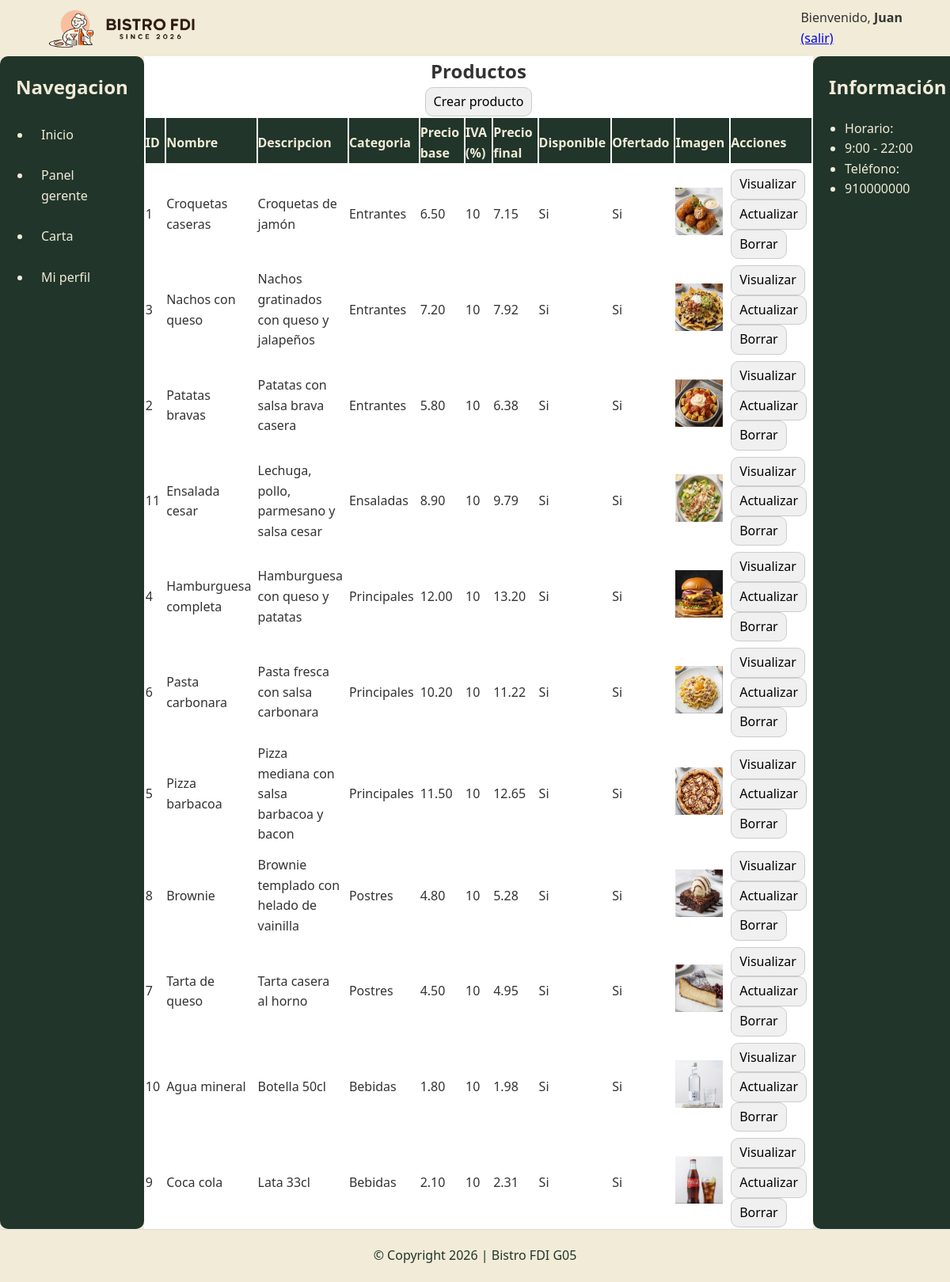
The page /includes/vistas/productos/listarProductos.php (signed in) on the database its author committed.
### tables this page shows
CREATE TABLE IF NOT EXISTS `productos` (
  `id` INT NOT NULL AUTO_INCREMENT,
  `nombre` VARCHAR(120) NOT NULL,
  `descripcion` TEXT NOT NULL,
  `id_categoria` INT NULL,
  `precio_base` DECIMAL(10,2) NOT NULL,
  `iva` TINYINT NOT NULL,
  `disponible` TINYINT(1) NOT NULL DEFAULT 1,
  `ofertado` TINYINT(1) NOT NULL DEFAULT 1,
  `imagen` VARCHAR(255) NULL,
  PRIMARY KEY (`id`),
  CONSTRAINT `fk_categoria_productos`
    FOREIGN KEY (`id_categoria`) REFERENCES `categorias`(`id`) ON DELETE SET NULL
);

CREATE TABLE IF NOT EXISTS `categorias` (
  `id` INT NOT NULL AUTO_INCREMENT,
  `nombre` VARCHAR(80) NOT NULL,
  `descripcion` TEXT NOT NULL,
  `imagen` VARCHAR(255) NULL,
  PRIMARY KEY (`id`)
);

### includes/clases/es/ucm/fdi/aw/usuarios/Producto.php (called while the page is built, shortened)
<?php
class Producto {
    public static function listar(bool $soloOfertados = false): array {
        $conn = Aplicacion::getInstance()->getConexionBd();
        $sql = 'SELECT p.id, p.nombre, p.descripcion, p.id_categoria, p.precio_base, p.iva, p.disponible, p.ofertado, p.imagen, c.nombre AS categoria
                FROM productos p
                LEFT JOIN categorias c ON p.id_categoria = c.id';
        $sql .= ' ORDER BY p.id_categoria, p.nombre';
        $res = mysqli_query($conn, $sql);
        $out = [];
        while ($row = mysqli_fetch_assoc($res)) {
            $out[] = $row;
        }
        return $out;
    }
}

### includes/vistas/productos/listarProductos.php (the view, shortened to what this page needs)
<?php
$esGerente = (($_SESSION['rol'] ?? '') === 'Gerente');
$msg = $_GET['msg'] ?? '';
if ($esGerente) {
    $prods = Producto::listar();
    $tablaProductos = '
        <table>
            <tr>
                <th>ID</th>
                <th>Nombre</th>
                <th>Descripcion</th>
                <th>Categoria</th>
                <th>Precio base</th>
                <th>IVA (%)</th>
                <th>Precio final</th>
                <th>Disponible</th>
                <th>Ofertado</th>
                <th>Imagen</th>
                <th>Acciones</th>
            </tr>';
    foreach ($prods as $p) {
        $id = (int)$p['id'];
        $nombre = htmlspecialchars($p['nombre'] ?? '', ENT_QUOTES, 'UTF-8');
        $descripcion = htmlspecialchars($p['descripcion'] ?? '', ENT_QUOTES, 'UTF-8');
        $categoria = htmlspecialchars($p['categoria'] ?? '-', ENT_QUOTES, 'UTF-8');
        $precioBase = number_format((float)($p['precio_base'] ?? 0), 2, '.', '');
        $iva = (int)($p['iva'] ?? 0);
        $precioFinal = number_format(((float)($p['precio_base'] ?? 0)) * (1 + ($iva / 100)), 2, '.', '');
        $disponible = ((int)($p['disponible'] ?? 0) === 1) ? 'Si' : 'No';
        $ofertado = ((int)($p['ofertado'] ?? 0) === 1) ? 'Si' : 'No';
        $imagenRaw = $p['imagen'] ?? '';
        $imagen = htmlspecialchars($imagenRaw, ENT_QUOTES, 'UTF-8');
        $imgHtml = '-';
        if ($imagenRaw !== '') {
            $src = preg_match('/^https?:\/\//', $imagenRaw) ? $imagen : RUTA_APP.ltrim($imagenRaw, '/');
            $imgHtml = "<img src='{$src}' alt='Imagen producto' width='60' height='60'>";
        }
        $urlEditar = RUTA_APP."includes/vistas/productos/actualizarProductos.php?id={$id}";
        $urlBorrar = RUTA_APP."includes/vistas/productos/borrarProductos.php?id={$id}";
        $urlVisualizar = RUTA_APP."includes/vistas/productos/visualizarProductos.php?id={$id}";
        $tablaProductos .= "
        <tr>
            <td>{$id}</td>
            <td>{$nombre}</td>
            <td>{$descripcion}</td>
            <td>{$categoria}</td>
            <td>{$precioBase}</td>
            <td>{$iva}</td>
            <td>{$precioFinal}</td>
            <td>{$disponible}</td>
            <td>{$ofertado}</td>
            <td>{$imgHtml}</td>
            <td>
                <a href='{$urlVisualizar}' class='button-estandar'>Visualizar</a>
                <a href='{$urlEditar}' class='button-estandar'>Actualizar</a>
                <a href='{$urlBorrar}' class='button-estandar'>Borrar</a>
            </td>
        </tr>";
    }
    $tablaProductos .= '</table>';
    $urlCrear = RUTA_APP.'includes/vistas/productos/crearProductos.php';
    $mensajeHtml = $msg !== '' ? '<p><strong>'.htmlspecialchars($msg, ENT_QUOTES, 'UTF-8').'</strong></p>' : '';
    $contenidoPrincipal = <<<EOS
        <h2>Productos</h2>
        $mensajeHtml
        <p><a href="$urlCrear" class="button-estandar">Crear producto</a></p>
        $tablaProductos
    EOS;
}
require __DIR__.'/../plantillas/plantilla.php';

### includes/vistas/plantillas/plantilla.php (shortened to what this page needs)
<!DOCTYPE html>
<html lang="es">
<head>
    <link rel="stylesheet" href="<?= RUTA_CSS.'layout.css' ?>">
    <link rel="stylesheet" href="<?= RUTA_CSS.'componentes.css' ?>">
    <link rel="stylesheet" href="<?= RUTA_CSS.'formulario.css' ?>">
</head>
<body>
    <div class="contenedor">
        <?php require(RAIZ_APP.'/vistas/comun/cabecera.php');?>
        <main>
            <?php require(RAIZ_APP.'/vistas/comun/sideBarIzq.php');?>
            <article>
                <?= $contenidoPrincipal ?>
            </article>
            <?php require(RAIZ_APP.'/vistas/comun/sideBarDer.php');?>
        </main>
        <?php require(RAIZ_APP.'/vistas/comun/pie.php');?>
    </div>
</body>
</html>

### includes/vistas/comun/cabecera.php (shortened to what this page needs)
<?php
function mostrarSaludo() {
	$rutaUsuarios = rtrim(RUTA_APP, '/');
	if (isset($_SESSION["login"]) && ($_SESSION["login"] === true)) {
        $nombre = htmlspecialchars((string)($_SESSION['nombre'] ?? ''), ENT_QUOTES, 'UTF-8');
        return "Bienvenido, <strong>{$nombre}</strong> <br>
                <a href='{$rutaUsuarios}/logout.php' class='link-usuario'>(salir)</a>";
    } else {
        return "Usuario desconocido <br>
                <a href='{$rutaUsuarios}/login.php' class='link-usuario'>Login</a>
                <span class='separador'> / </span>
                <a href='{$rutaUsuarios}/registro.php' class='link-usuario'>Registro</a>";
    }
}
?>
<header>
    <div class="logo-seccion">
        <a href="<?= RUTA_APP.'index.php' ?>" class="logo-enlace">
            <img src="<?= RUTA_IMGS ?>ui/bistroFDILogo.png?v=1"
                 alt="Logo Bistro" class="img-logo">
            <img src="<?= RUTA_IMGS ?>ui/letrasBistroFDI.png"
                 alt="Bistro FDI" class="img-letras">
        </a>
    </div>
    <div class="saludo">
        <?= mostrarSaludo() ?>
    </div>
</header>

### includes/vistas/comun/sidebarIzq.php (shortened to what this page needs)
<nav>
	<h2>Navegacion</h2>
	<ul>
		<li><a href="<?= RUTA_APP ?>index.php">Inicio</a></li>
		<?php if (($_SESSION['rol'] ?? '') === 'Gerente') : ?>
			<li><a href="<?= RUTA_APP ?>includes/vistas/paneles/gerente.php">Panel gerente</a></li>
		<?php endif; ?>
		<li><a href="<?= RUTA_APP ?>includes/vistas/productos/listarProductos.php">Carta</a></li>
		<li><a href="<?= RUTA_APP ?>includes/vistas/usuarios/visualizarUsuarios.php">Mi perfil</a></li>
	</ul>
</nav>

### includes/vistas/comun/sidebarDer.php
<aside>
	<h2>Información</h2>
    <ul>
        <li>Horario:</li>
        <li>9:00 - 22:00</li>
        <li>Teléfono:</li>
        <li>910000000</li>
    </ul>
</aside>

### includes/vistas/comun/pie.php
<footer>
	© Copyright 2026 | Bistro FDI G05
</footer>

### css/layout.css (style rules this page uses)
* { box-sizing: border-box; margin: 0; padding: 0; }
body { font-family: 'Segoe UI', sans-serif; line-height: 1.6; background-color: #f1ebd8; color: #333; }
.contenedor { display: flex; flex-direction: column; min-height: 100vh; }
header { display: flex; justify-content: space-between; align-items: center; padding: 10px 5%; background-color: #f1ebd8; min-height: 70px; flex-wrap: wrap; gap: 15px; }
main { display: flex; flex-direction: column; flex: 1; }
nav, aside { width: 100%; background-color: #21352a; padding: 20px; border-radius: 10px; color: #f1ebd8; margin-bottom: 0px; }
nav ul, aside ul { padding: 20px; }
article { flex: 1; background-color: white; width: 100%; display: flex; flex-direction: column; align-items: center; }
footer { background-color: #f1ebd8; padding: 20px; text-align: center; border-top: 1px solid #ddd; color: #21352a; }
@media (min-width: 768px) { main { flex-direction: row; } }
@media (min-width: 768px) { nav, aside { width: 200px; } }

### css/componentes.css (style rules this page uses)
.logo-enlace { display: flex; align-items: center; gap: 10px; text-decoration: none; }
.img-logo { height: 50px; width: auto; }
.img-letras { height: 30px; width: auto; }
nav a { display: block; color: #f1ebd8; text-decoration: none; margin-bottom: 10px; padding: 8px 12px; border-radius: 5px; transition: background-color 0.3s, color 0.3s; }
.button-estandar { display: inline-block; padding: 5px 10px; font-size: 1rem; cursor: pointer; background-color: #f0f0f0; border: 1px solid #ccc; border-radius: 10px; color: black !important; text-decoration: none !important; }
table { width: 70%; }
th, td { padding: 6px 6px 0px 0px; text-align: left; }
th { background-color: #21352a; color: #f1ebd8; }
th:last-child, td:last-child { width:18%; }

### rows shown on the page
productos: id "1", nombre "Croquetas caseras", descripcion "Croquetas de jamón", id_categoria.nombre "Entrantes", precio_base "6.50", iva "10", precioFinal "7.15", disponible "Si", ofertado "Si", imagen (picture)
productos: id "3", nombre "Nachos con queso", descripcion "Nachos gratinados con queso y jalapeños", id_categoria.nombre "Entrantes", precio_base "7.20", iva "10", precioFinal "7.92", disponible "Si", ofertado "Si", imagen (picture)
productos: id "2", nombre "Patatas bravas", descripcion "Patatas con salsa brava casera", id_categoria.nombre "Entrantes", precio_base "5.80", iva "10", precioFinal "6.38", disponible "Si", ofertado "Si", imagen (picture)
productos: id "11", nombre "Ensalada cesar", descripcion "Lechuga, pollo, parmesano y salsa cesar", id_categoria.nombre "Ensaladas", precio_base "8.90", iva "10", precioFinal "9.79", disponible "Si", ofertado "Si", imagen (picture)
productos: id "4", nombre "Hamburguesa completa", descripcion "Hamburguesa con queso y patatas", id_categoria.nombre "Principales", precio_base "12.00", iva "10", precioFinal "13.20", disponible "Si", ofertado "Si", imagen (picture)
productos: id "6", nombre "Pasta carbonara", descripcion "Pasta fresca con salsa carbonara", id_categoria.nombre "Principales", precio_base "10.20", iva "10", precioFinal "11.22", disponible "Si", ofertado "Si", imagen (picture)
productos: id "5", nombre "Pizza barbacoa", descripcion "Pizza mediana con salsa barbacoa y bacon", id_categoria.nombre "Principales", precio_base "11.50", iva "10", precioFinal "12.65", disponible "Si", ofertado "Si", imagen (picture)
productos: id "8", nombre "Brownie", descripcion "Brownie templado con helado de vainilla", id_categoria.nombre "Postres", precio_base "4.80", iva "10", precioFinal "5.28", disponible "Si", ofertado "Si", imagen (picture)
productos: id "7", nombre "Tarta de queso", descripcion "Tarta casera al horno", id_categoria.nombre "Postres", precio_base "4.50", iva "10", precioFinal "4.95", disponible "Si", ofertado "Si", imagen (picture)
productos: id "10", nombre "Agua mineral", descripcion "Botella 50cl", id_categoria.nombre "Bebidas", precio_base "1.80", iva "10", precioFinal "1.98", disponible "Si", ofertado "Si", imagen (picture)
productos: id "9", nombre "Coca cola", descripcion "Lata 33cl", id_categoria.nombre "Bebidas", precio_base "2.10", iva "10", precioFinal "2.31", disponible "Si", ofertado "Si", imagen (picture)

### other values the page prints
$nombre "Juan"
